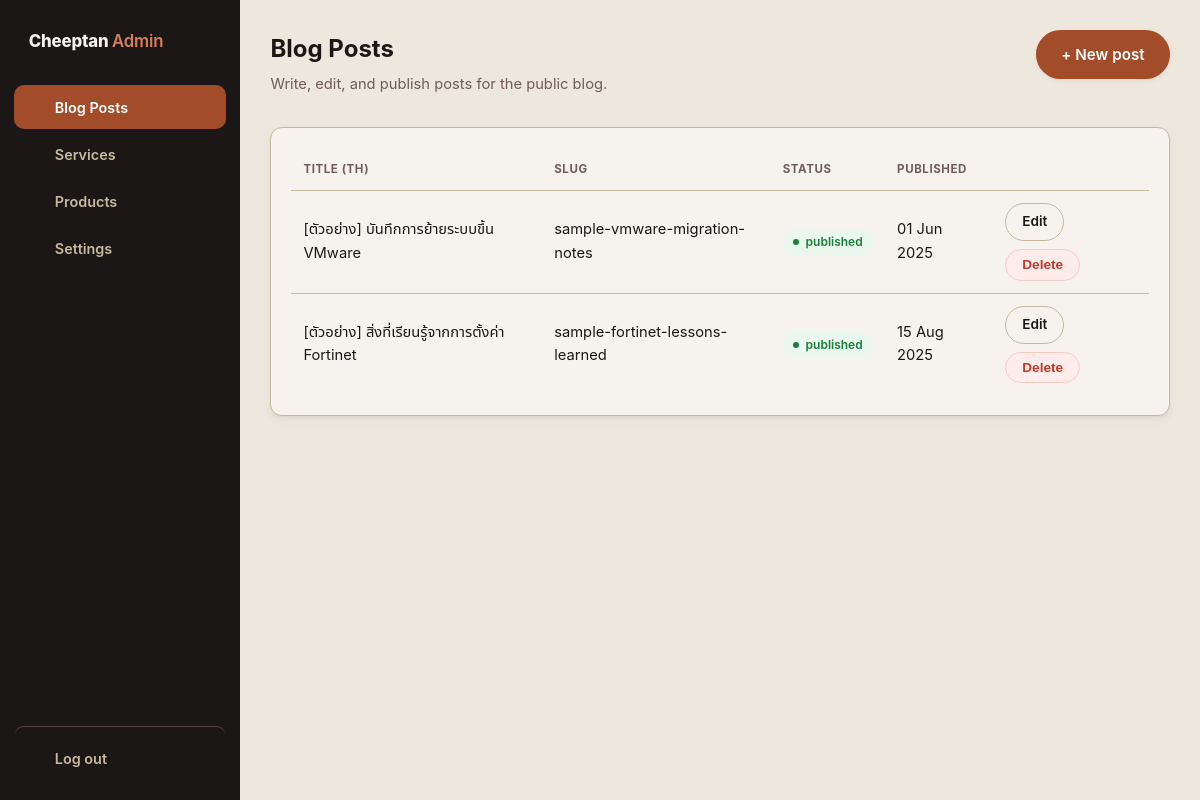
The page /admin/index.php (signed in) on the database its author committed.
### tables this page shows
CREATE TABLE IF NOT EXISTS blog_posts (
    id INT UNSIGNED AUTO_INCREMENT PRIMARY KEY,
    slug VARCHAR(160) NOT NULL UNIQUE,
    title_th VARCHAR(255) NOT NULL,
    title_en VARCHAR(255) NOT NULL,
    excerpt_th VARCHAR(500) NOT NULL,
    excerpt_en VARCHAR(500) NOT NULL,
    content_th TEXT NOT NULL,
    content_en TEXT NOT NULL,
    status ENUM('draft', 'published') NOT NULL DEFAULT 'draft',
    published_at DATETIME NULL,
    created_at TIMESTAMP NOT NULL DEFAULT CURRENT_TIMESTAMP,
    updated_at TIMESTAMP NOT NULL DEFAULT CURRENT_TIMESTAMP ON UPDATE CURRENT_TIMESTAMP
);

### includes/db.php (called while the page is built, shortened)
<?php
function get_db(): PDO
{
    static $pdo = null;
    if ($pdo === null) {
        $host = env_get('DB_HOST') ?: 'localhost';
        $dbname = env_get('DB_NAME') ?: 'p1_home_blog';
        $user = env_get('DB_USER') ?: 'root';
        $pass = env_get('DB_PASS') ?: '';
        $pdo = new PDO(
            "mysql:host={$host};dbname={$dbname};charset=utf8mb4",
            $user,
            $pass,
            [
                PDO::ATTR_ERRMODE => PDO::ERRMODE_EXCEPTION,
                PDO::ATTR_DEFAULT_FETCH_MODE => PDO::FETCH_ASSOC,
            ]
        );
    }
    return $pdo;
}

### admin/index.php (the view, shortened to what this page needs)
<?php
require __DIR__ . '/../includes/db.php';
$posts = get_db()->query(
    "SELECT id, slug, title_th, status, published_at
     FROM blog_posts
     ORDER BY updated_at DESC"
)->fetchAll();
$adminHeaderActions = '<a class="btn btn-primary" href="post-form.php">+ New post</a>';
require __DIR__ . '/../includes/admin-header.php';
?>
<div class="admin-card">
    <?php if (empty($posts)): ?>
        <p class="admin-empty">No posts yet — create the first one.</p>
    <?php else: ?>
        <table class="admin-table">
            <thead>
                <tr>
                    <th>Title (TH)</th>
                    <th>Slug</th>
                    <th>Status</th>
                    <th>Published</th>
                    <th></th>
                </tr>
            </thead>
            <tbody>
                <?php foreach ($posts as $post): ?>
                    <tr>
                        <td><?= htmlspecialchars($post['title_th']) ?></td>
                        <td><?= htmlspecialchars($post['slug']) ?></td>
                        <td>
                            <span class="admin-badge <?= $post['status'] === 'published' ? 'published' : 'draft' ?>">
                                <?= htmlspecialchars($post['status']) ?>
                            </span>
                        </td>
                        <td><?= $post['published_at'] ? htmlspecialchars(date('d M Y', strtotime($post['published_at']))) : '—' ?></td>
                        <td>
                            <div class="admin-actions">
                                <a class="btn btn-outline btn-sm" href="post-form.php?id=<?= (int) $post['id'] ?>">Edit</a>
                                <form method="post" action="delete.php" onsubmit="return confirm('Delete this post? This cannot be undone.');">
                                    <button type="submit" class="btn btn-danger btn-sm">Delete</button>
                                </form>
                            </div>
                        </td>
                    </tr>
                <?php endforeach; ?>
            </tbody>
        </table>
    <?php endif; ?>
</div>
<?php require __DIR__ . '/../includes/admin-footer.php'; ?>

### assets/css/style.css (style rules this page uses)
:root { --color-bone-50: #f6f3ef; --color-bone-100: #ede7de; --color-bone-200: #dad0be; --color-bone-300: #c8b89d; --color-bone-400: #b6a17c; --color-bone-500: #a3895c; --color-bone-600: #836e49; --color-bone-700: #625237; --color-bone-800: #413725; --color-bone-900: #211b12; --color-bone-950: #17130d; --color-floral-white-50: #f9f5eb; --color-floral-white-100: #f4ead7; --color-floral-white-200: #e8d5b0; --color-floral-white-300: #ddc188; --color-floral-white-400: #d1ac61; --color-floral-white-500: #c69739; --color-floral-white-600: #9e792e; --color-floral-white-700: #775b22; --color-floral-white-800: #4f3c17; --color-floral-white-900: #281e0b; --color-floral-white-950: #1c1508; --color-dark-coffee-50: #f8f2ed; --color-dark-coffee-100: #f1e5da; --color-dark-coffee-200: #e2cbb6; --color-dark-coffee-300: #d4b191; --color-dark-coffee-400: #c6986c; --color-dark-coffee-500: #b87e47; --color-dark-coffee-600: #936539; --color-dark-coffee-700: #6e4b2b; --color-dark-coffee-800: #49321d; --color-dark-coffee-900: #25190e; --color-dark-coffee-950: #1a120a; --color-rusty-spice-50: #faefeb; --color-rusty-spice-100: #f5dfd6; --color-rusty-spice-200: #eabfae; --color-rusty-spice-300: #e09f85; --color-rusty-spice-400: #d57f5d; --color-rusty-spice-500: #cb5f34; --color-rusty-spice-600: #a24c2a; --color-rusty-spice-700: #7a391f; --color-rusty-spice-800: #512615; --color-rusty-spice-900: #29130a; --color-rusty-spice-950: #1c0d07; --color-coffee-bean-50: #f4f1f1; --color-coffee-bean-100: #e8e3e3; --color-coffee-bean-200: #d2c6c6; --color-coffee-bean-300: #bbaaaa; --color-coffee-bean-400: #a48e8e; --color-coffee-bean-500: #8e7171; --color-coffee-bean-600: #715b5b; --color-coffee-bean-700: #554444; --color-coffee-bean-800: #392d2d; --color-coffee-bean-900: #1c1717; --color-coffee-bean-950: #141010; --color-bg: var(--color-bone-50); --color-bg-alt: var(--color-bone-100); --color-text: var(--color-coffee-bean-900); --color-text-muted: var(--color-coffee-bean-600); --color-border: var(--color-bone-300); --color-accent: var(--color-rusty-spice-600); --color-accent-hover: var(--color-rusty-spice-700); --color-dark-bg: var(--color-coffee-bean-900); --color-dark-bg-alt: var(--color-coffee-bean-800); --color-dark-text: var(--color-bone-50); --color-dark-text-muted: var(--color-bone-300); --color-dark-border: var(--color-coffee-bean-700); --color-accent-on-dark: var(--color-rusty-spice-400); --max-width: 960px; --radius: 10px; --radius-lg: 16px; --radius-pill: 999px; --shadow-sm: 0 1px 2px rgba(23, 19, 13, 0.04), 0 2px 6px rgba(23, 19, 13, 0.04); --shadow-md: 0 2px 4px rgba(23, 19, 13, 0.04), 0 12px 28px rgba(23, 19, 13, 0.08); --space-1: 0.5rem; --space-2: 0.9rem; --space-3: 1.25rem; --space-4: 1.9rem; --space-5: 2.75rem; }
* { box-sizing: border-box; }
html { scroll-behavior: smooth; }
body { margin: 0; font-family: -apple-system, BlinkMacSystemFont, "Segoe UI", "Noto Sans Thai", Roboto, Helvetica, Arial, sans-serif; color: var(--color-text); background: var(--color-bg); line-height: 1.6; }
a { color: var(--color-accent); text-decoration: none; }
.btn { display: inline-block; padding: 0.7rem 1.5rem; border-radius: var(--radius-pill); font-weight: 600; font-size: 0.95rem; border: 1px solid transparent; cursor: pointer; transition: background-color 0.2s ease, border-color 0.2s ease, transform 0.15s ease, box-shadow 0.2s ease; }
.btn-primary { background: var(--color-accent); color: #fff; box-shadow: var(--shadow-sm); }
.btn-outline { background: transparent; border-color: var(--color-border); color: var(--color-text); }
.btn-sm { padding: 0.45rem 1rem; font-size: 0.85rem; }

### rows shown on the page
blog_posts: title_th "[ตัวอย่าง] บันทึกการย้ายระบบขึ้น VMware", slug "sample-vmware-migration-notes", status "published", published_at "01 Jun 2025"
blog_posts: title_th "[ตัวอย่าง] สิ่งที่เรียนรู้จากการตั้งค่า Fortinet", slug "sample-fortinet-lessons-learned", status "published", published_at "15 Aug 2025"

### other values the page prints
$item['label'] "Blog Posts"
$item['label'] "Services"
$item['label'] "Products"
$item['label'] "Settings"
$adminTitle "Blog Posts"
$adminSubtitle "Write, edit, and publish posts for the public blog."
